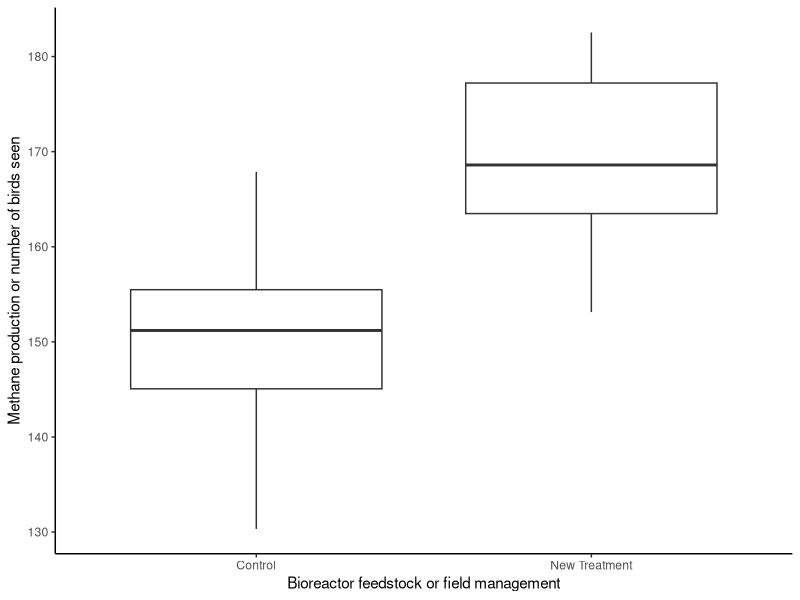
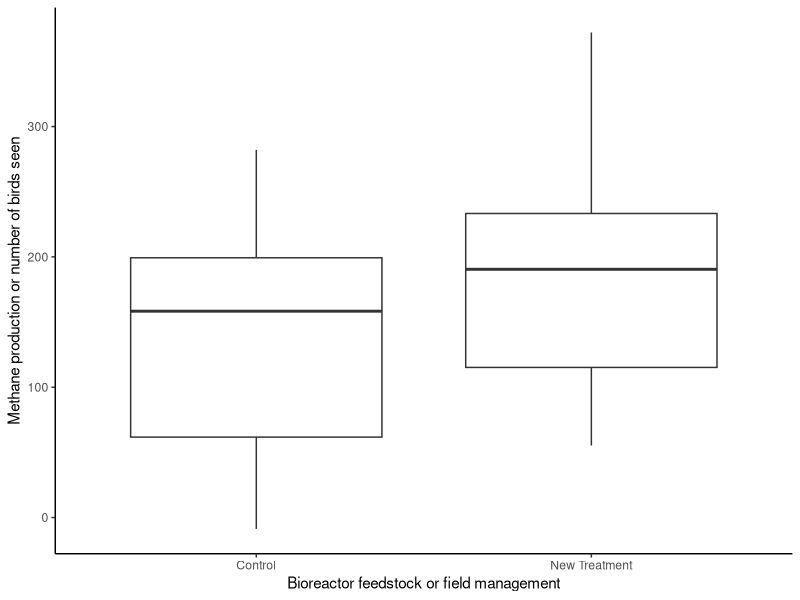

Write the R code that produced these figures, in order.
## ---- chunk 1
# ggplot2 boxplot based on 20 randomly generated data points (40 in total)
# x axis labelled "Bioreactor feedstock or field management"
# y axis labelled "Methane production or number of birds seen"
# Control group should be on the left, new treatment on the right
# Control values should be lower than new treatment values
library(ggplot2)
set.seed(123)  # For reproducibility
data <- data.frame(
  feedstock = rep(c("Control", "New Treatment"), each = 20),
  production = c(rnorm(20, mean = 150, sd = 10), rnorm(20, mean = 170, sd = 10))
)
ggplot(data, aes(x = feedstock, y = production)) +
  geom_boxplot() +
  labs(x = "Bioreactor feedstock or field management",
       y = "Methane production or number of birds seen") +
  theme_classic()
## ---- chunk 2
# ggplot2 boxplot based on 20 randomly generated data points (40 in total)
# x axis labelled "Bioreactor feedstock or field management"
# y axis labelled "Methane production or number of birds seen"
# Control group should be on the left, new treatment on the right
# Control values should be lower than new treatment values
set.seed(3456)  # For reproducibility
data <- data.frame(
  feedstock = rep(c("Control", "New Treatment"), each = 20),
  production = c(rnorm(20, mean = 150, sd = 80), rnorm(20, mean = 170, sd = 80))
)
ggplot(data, aes(x = feedstock, y = production)) +
  geom_boxplot() +
  labs(x = "Bioreactor feedstock or field management",
       y = "Methane production or number of birds seen") +
  theme_classic()
